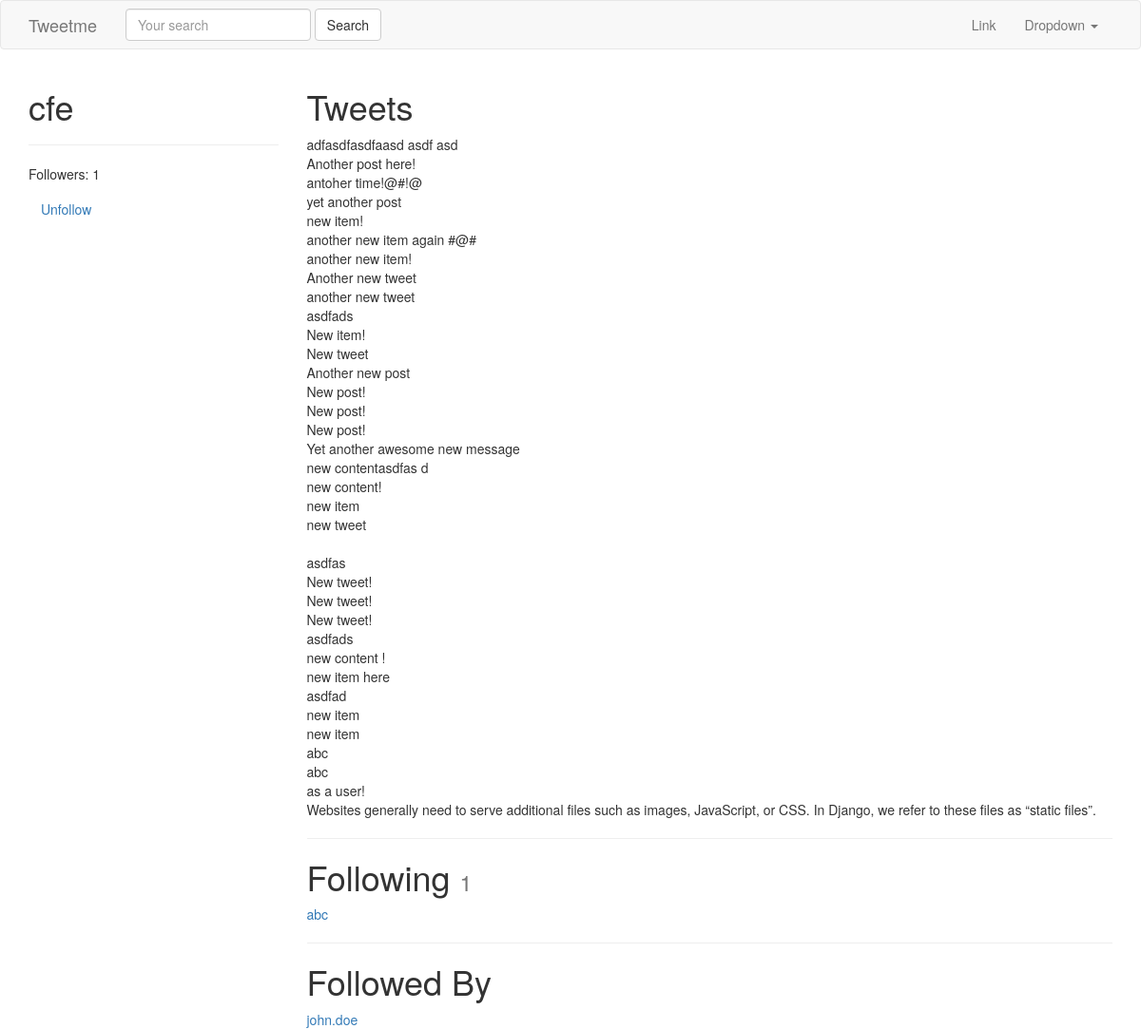
/cfe/ (signed in), run on an earlier commit of the app's database.
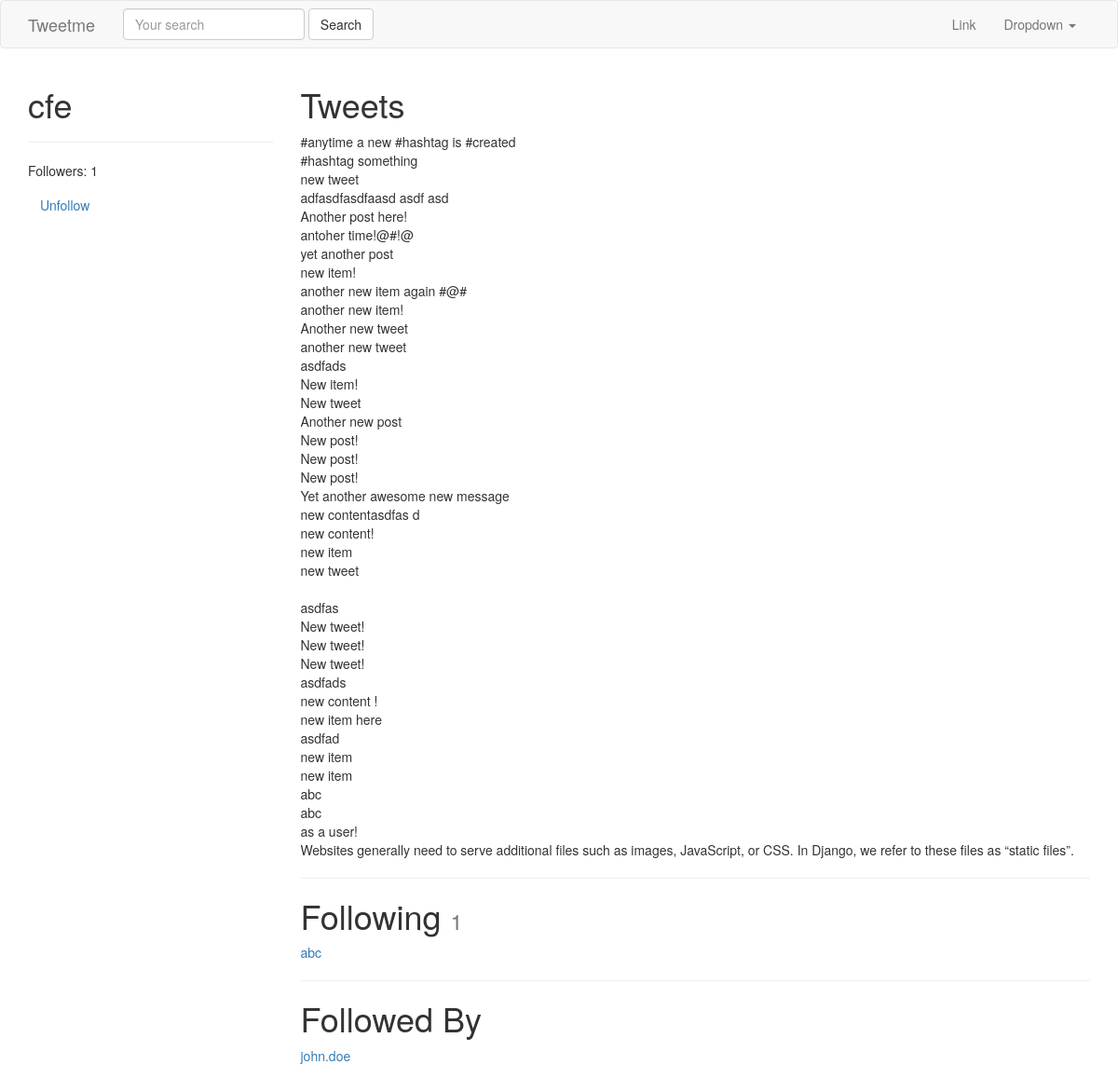
And on a later commit of the database.
### tweets/models.py (models this page shows, shortened)
class Tweet(models.Model):
    user        = models.ForeignKey(settings.AUTH_USER_MODEL)
    content     = models.CharField(max_length=140, validators=[validate_content])
    updated     = models.DateTimeField(auto_now=True)
    timestamp   = models.DateTimeField(auto_now_add=True)
    def __str__(self):
        return str(self.content)
    class Meta:
        ordering = ['-timestamp']

### accounts/models.py (models this page shows, shortened)
class UserProfile(models.Model):
    user        = models.OneToOneField(settings.AUTH_USER_MODEL, related_name='profile') # user.profile
    following   = models.ManyToManyField(settings.AUTH_USER_MODEL, blank=True, related_name='followed_by')
    objects = UserProfileManager() # UserProfile.objects.all()
    def get_following(self):
        users  = self.following.all() # User.objects.all().exclude(username=self.user.username)
        return users.exclude(username=self.user.username)
    def get_follow_url(self):
        return reverse_lazy("profiles:follow", kwargs={"username":self.user.username})

### accounts/views.py (the view)
# urls.py: url(r'^(?P<username>[\w.@+-]+)/$', UserDetailView.as_view(), name='detail'), # /tweet/1/
class UserDetailView(DetailView):
    template_name = 'accounts/user_detail.html'
    queryset = User.objects.all()
    def get_object(self):
        return get_object_or_404(
                    User,
                    username__iexact=self.kwargs.get("username")
                    )
    def get_context_data(self, *args, **kwargs):
        context = super(UserDetailView, self).get_context_data(*args, **kwargs)
        following = UserProfile.objects.is_following(self.request.user, self.get_object())
        context['following'] = following
        return context

### accounts/models.py (called while the page is built)
    def all(self):
        qs = self.get_queryset().all()
        try:
            if self.instance:
                qs = qs.exclude(user=self.instance)
        except:
            pass
        return qs

    def is_following(self, user, followed_by_user):
        user_profile, created = UserProfile.objects.get_or_create(user=user)
        if created:
            return False
        if followed_by_user in user_profile.following.all():
            return True
        return False

### accounts/templates/accounts/user_detail.html
{% extends "base.html" %}
{% block content %}
<div class='row'>
    <div class='col-sm-3 col-xs-12'>
        <h1>{{ object.username }} </h1>
        <hr/>
        <p>Followers: {{ object.followed_by.all.count }}</p>
        <p>
            <a class='btn btn-link' href='{{ object.profile.get_follow_url }}'>
                    {% if following %}Unfollow{% else %}Follow{% endif %}
                </a>
        </p>
    </div>
    <div class='col-sm-9 col-xs-12'>
         <h1>Tweets</h1>
         {% for tweet in object.tweet_set.all %}
         {{ tweet }}<br/>
         {% endfor %}
         <hr/>
          <h1>Following <small>{{ object.profile.get_following.count }}</small></h1>
             {% for user in object.profile.get_following %}
             <a href='/{{ user.username }}'>{{ user.username }}</a><br/>
             {% empty %}
             <h4>Not following any users</h4>
             {% endfor %}
          <hr/>
          <h1>Followed By</h1>
             {% for profile in object.followed_by.all %}
             <a href='/{{ profile.user.username }}'>{{ profile.user.username }}</a><br/>
             {% empty %}
             <h4>Not followed by any users</h4>
             {% endfor %}
     </div>
</div>
{% endblock content %}

### templates/base.html (shortened to what this page needs)
{% load static %}
<html lang="en">
  <head>
    <link href="{% static 'css/bootstrap.min.css' %}" rel="stylesheet">
  </head>
  <body>
    {% include "navbar.html" %}
    <div class='container'>
      {% block content %}
      {% endblock content %}
    </div>
  </body>
</html>

### templates/navbar.html (shortened to what this page needs)
<nav class="navbar navbar-default">
  <div class="container">
    <div class="navbar-header">
      <a class="navbar-brand" href="{% url 'home' %}">Tweetme</a>
    </div>
    {% include "tweets/search_form.html" %}
    <div class="collapse navbar-collapse" id="bs-example-navbar-collapse-1">
      <ul class="nav navbar-nav navbar-right">
        <li><a href="#">Link</a></li>
        <li class="dropdown">
          <a href="#" class="dropdown-toggle" data-toggle="dropdown" role="button" aria-haspopup="true" aria-expanded="false">Dropdown <span class="caret"></span></a>
        </li>
      </ul>
    </div>
  </div>
</nav>

### tweets/templates/tweets/search_form.html
 <form id='navbar-search-form' class="navbar-form navbar-left" method='GET' action='{% url "tweet:list" %}'>
        <div class="form-group">
            <input class="form-control" type='text' name='q' placeholder='Your search' value='{{ request.GET.q }}'/>
            </div>
        <input class="btn btn-default" type='submit' value='Search'/>
</form>

What changed in the data, as far as the page shows it:
added Tweet: content "#anytime a new #hashtag is #created"
added Tweet: content "#hashtag something"
added Tweet: content "new tweet"
